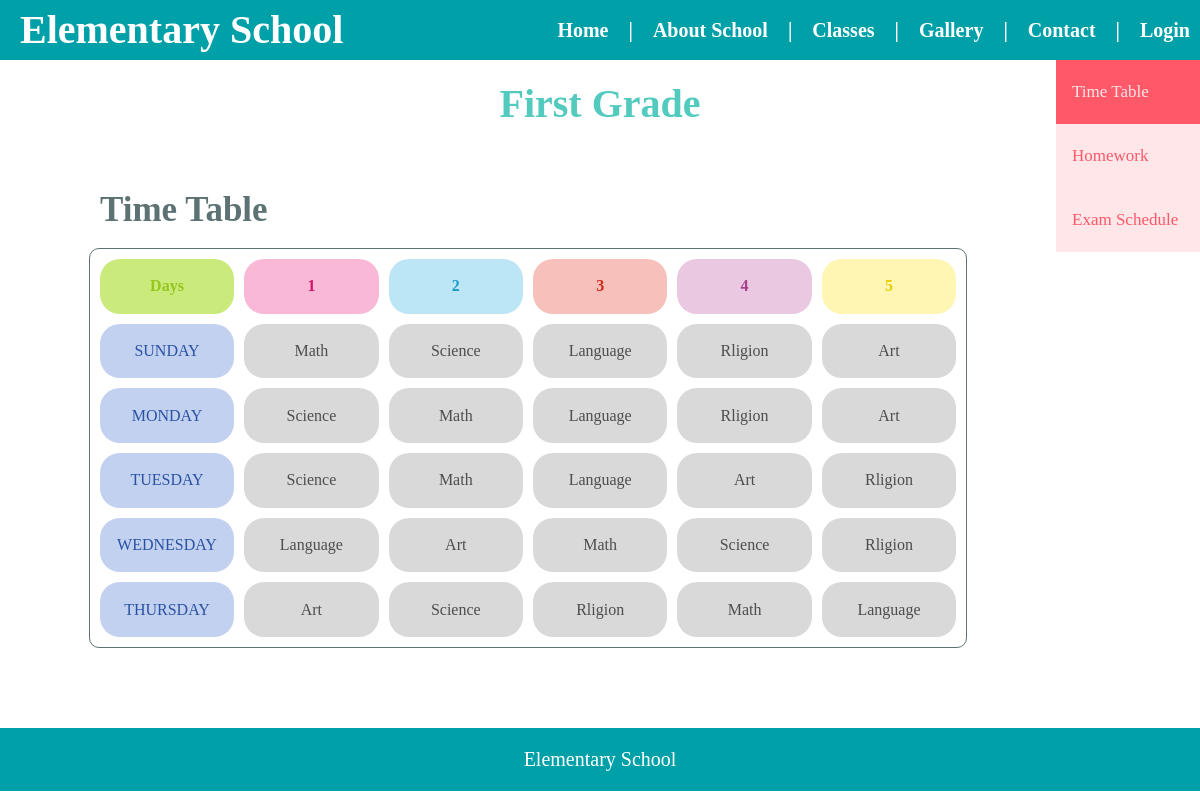
/school_project/class1.php, run on the app's committed database.
### tables this page shows
CREATE TABLE `timetable` (
  `day_time` varchar(5) NOT NULL,
  `ta1` text NOT NULL,
  `ta2` text NOT NULL,
  `ta3` text NOT NULL,
  `ta4` text NOT NULL,
  `ta5` text NOT NULL,
  `grade` varchar(10) NOT NULL,
  `admin_id` varchar(5) NOT NULL
);

### school_project/class1.php (the view, shortened to what this page needs)
<?php
    include "php_code/connection.php";
        $id1t = 'sun1';
        $query1 ="SELECT * FROM  timetable WHERE day_time ='{$id1t}'";
        $result1 = mysqli_query($con, $query1);
        $resultCheck1 = mysqli_num_rows($result1);
        $id2t = 'mon1';
        $query2 ="SELECT * FROM  timetable WHERE day_time ='{$id2t}'";
        $result2 = mysqli_query($con, $query2);
        $resultCheck2 = mysqli_num_rows($result2);
        $id3t = 'tue1';
        $query3 ="SELECT * FROM  timetable WHERE day_time ='{$id3t}'";
        $result3 = mysqli_query($con, $query3);
        $resultCheck3 = mysqli_num_rows($result3);
        $id4t = 'wed1';
        $query4 ="SELECT * FROM  timetable WHERE day_time ='{$id4t}'";
        $result4 = mysqli_query($con, $query4);
        $resultCheck4 = mysqli_num_rows($result4);
        $id5t = 'thu1';
        $query5 ="SELECT * FROM  timetable WHERE day_time ='{$id5t}'";
        $result5 = mysqli_query($con, $query5);
        $resultCheck5 = mysqli_num_rows($result5);
?>
<!DOCTYPE html>
<html>
    <head>
        <link rel="stylesheet" type="text/css" href="style/reset.css">
        <link rel="stylesheet" type="text/css" href="style/class.css">
    </head>
    <body>
        <div id="container">
            <nav id="menu">
                <h1 id="logo"><b>Elementary School</b></h1>
                <ul class="menu-all"><b>
                    <li class="menu-item"><a href="login.php"> Login</a></li>
                    <li class="menu-item1">|</li>
                    <li class="menu-item"><a href="contact.php"> Contact</a></li>
                    <li class="menu-item1">|</li>
                    <li class="menu-item"><a href="gallery.php"> Gallery</a></li>
                    <li class="menu-item1">|</li>
                    <li class="menu-item"><a> Classes </a>
                    </li>
                    <li class="menu-item1">|</li>
                    <li class="menu-item"><a href="about.php"> About School</a></li>
                    <li class="menu-item1">|</li>
                    <li class="menu-item"><a href="Home_Page.php"> Home</a></li></b>
                </ul>
            </nav>
            <div class="page-title">
                <h1> First Grade </h1>
            </div>
            <div class="tab">
                <button class="tablinks" onclick="openpart(event, 'time-table')" id="defaultOpen">Time Table</button>
                <button class="tablinks" onclick="openpart(event, 'home-work')">Homework</button>
                <button class="tablinks" onclick="openpart(event, 'exam-schedule')">Exam Schedule</button>
            </div>
            <div id="time-table" class="tabcontent">
                <div class="divs">
                    <h1 class="tt"> Time Table</h1><br>
                    <table class="Tables">
                          <tr>
                            <th class="tt-h" style="background-color: #caea7b ; color: #97c520">Days</th>
                            <th class="tt-h" style="background-color: #f9b8d5 ; color: #d31269"> 1 </th>
                            <th class="tt-h" style="background-color: #bce6f6 ; color: #1c99ca"> 2 </th>
                            <th class="tt-h" style="background-color: #f8c0ba ; color: #d12715"> 3 </th>
                            <th class="tt-h" style="background-color: #eac8e1 ; color: #a63f8b"> 4 </th>
                            <th class="tt-h" style="background-color: #fff6b3 ; color: #e6cb00"> 5 </th>
                          </tr>
                          <tr>
                            <?php
                            if($resultCheck1>=1){
                                while ($row1 = mysqli_fetch_assoc($result1)){
                            ?>
                            <td class="tt-d">SUNDAY</td>
                            <td class="tt-s" id="s1-1"><?php echo $row1['ta1']; ?></td>
                            <td class="tt-s" id="s1-2"><?php echo $row1['ta2']; ?></td>
                            <td class="tt-s" id="s1-3"><?php echo $row1['ta3']; ?></td>
                            <td class="tt-s" id="s1-4"><?php echo $row1['ta4']; ?></td>
                            <td class="tt-s" id="s1-5"><?php echo $row1['ta5']; ?></td>
                            <?php
                            } }
                            ?>
                          </tr>
                          <tr>
                            <?php
                            if($resultCheck2>=1){
                                while ($row2 = mysqli_fetch_assoc($result2)){
                            ?>
                            <td class="tt-d">MONDAY</td>
                            <td class="tt-s" id="s1-1"><?php echo $row2['ta1']; ?></td>
                            <td class="tt-s" id="s1-2"><?php echo $row2['ta2']; ?></td>
                            <td class="tt-s" id="s1-3"><?php echo $row2['ta3']; ?></td>
                            <td class="tt-s" id="s1-4"><?php echo $row2['ta4']; ?></td>
                            <td class="tt-s" id="s1-5"><?php echo $row2['ta5']; ?></td>
                            <?php
                            } }
                            ?>
                          </tr>
                          <tr>
                            <?php
                            if($resultCheck3>=1){
                                while ($row3 = mysqli_fetch_assoc($result3)){
                            ?>
                            <td class="tt-d">TUESDAY</td>
                            <td class="tt-s" id="s1-1"><?php echo $row3['ta1']; ?></td>
                            <td class="tt-s" id="s1-2"><?php echo $row3['ta2']; ?></td>
                            <td class="tt-s" id="s1-3"><?php echo $row3['ta3']; ?></td>
                            <td class="tt-s" id="s1-4"><?php echo $row3['ta4']; ?></td>
                            <td class="tt-s" id="s1-5"><?php echo $row3['ta5']; ?></td>
                            <?php
                            } }
                            ?>
                          </tr>
                          <tr>
                            <?php
                            if($resultCheck4>=1){
                                while ($row4 = mysqli_fetch_assoc($result4)){
                            ?>
                            <td class="tt-d">WEDNESDAY</td>
                            <td class="tt-s" id="s1-1"><?php echo $row4['ta1']; ?></td>
                            <td class="tt-s" id="s1-2"><?php echo $row4['ta2']; ?></td>
                            <td class="tt-s" id="s1-3"><?php echo $row4['ta3']; ?></td>
                            <td class="tt-s" id="s1-4"><?php echo $row4['ta4']; ?></td>
                            <td class="tt-s" id="s1-5"><?php echo $row4['ta5']; ?></td>
                            <?php
                            } }
                            ?>
                          </tr>
                          <tr>
                            <?php
                            if($resultCheck5>=1){
                                while ($row5 = mysqli_fetch_assoc($result5)){
                            ?>
                            <td class="tt-d">THURSDAY</td>
                            <td class="tt-s" id="s1-1"><?php echo $row5['ta1']; ?></td>
                            <td class="tt-s" id="s1-2"><?php echo $row5['ta2']; ?></td>
                            <td class="tt-s" id="s1-3"><?php echo $row5['ta3']; ?></td>
                            <td class="tt-s" id="s1-4"><?php echo $row5['ta4']; ?></td>
                            <td class="tt-s" id="s1-5"><?php echo $row5['ta5']; ?></td>
                            <?php
                            } }
                            ?>
                          </tr>
                    </table>
                </div>
            </div>
            <section id="wsfooter">
                <p> Elementary School </p>
            </section>
        </div>
    </body>
</html>

### school_project/style/class.css (style rules this page uses)
.page-title { text-align: center; width: 300px; height: 80px; padding-top: 20px; margin-right: 200px; margin-left: 200px; font-size: 40px; color: #52cabe; margin: 0 auto; }
.divs { margin-top: 50px; margin-left: 30px; margin-right: 30px; margin-bottom: 80px; }
.tt { text-align:left; padding-left: 60px; color: #5d7273; font-size: 35px; }
.Tables { width:90%; height: 400px; text-align: center; margin: 0 auto; border-radius: 10px; border-spacing: 10px; border: 1px solid #5d7273; margin-bottom: 5%; }
.tt-h { border-radius: 20px; width: 15%; height: 90px auto; }
.tt-d { border-radius: 20px; background-color: #c2d1f0; width: 15%; height: 90px auto; color: #2952a3; }
.tt-s { border-radius: 20px; background-color: #d9d9d9; color: #4d4d4d; width: 15%; height: 90px auto; }
.tab { position: fixed; right: 0; float: right; background-color: #ffe6e8; width: 12%; margin-top: -80px; }
.tab button { display: block; background-color: inherit; color: #ff5869; padding: 22px 16px; width: 100%; border: none; outline: none; text-align: left; cursor: pointer; transition: 0.3s; font-size: 17px; }
.tab button.active { background-color: #ff5869; color: #ffe6e8; }
.tabcontent { float: left; padding: 0px 10px; width: 88%; border-left: none; height: auto; }

### data on the page
timetable: ta1 "Math", ta2 "Science", ta3 "Language", ta4 "Rligion", ta5 "Art"
timetable: ta1 "Science", ta2 "Math", ta3 "Language", ta4 "Rligion", ta5 "Art"
timetable: ta1 "Science", ta2 "Math", ta3 "Language", ta4 "Art", ta5 "Rligion"
timetable: ta1 "Language", ta2 "Art", ta3 "Math", ta4 "Science", ta5 "Rligion"
timetable: ta1 "Art", ta2 "Science", ta3 "Rligion", ta4 "Math", ta5 "Language"
